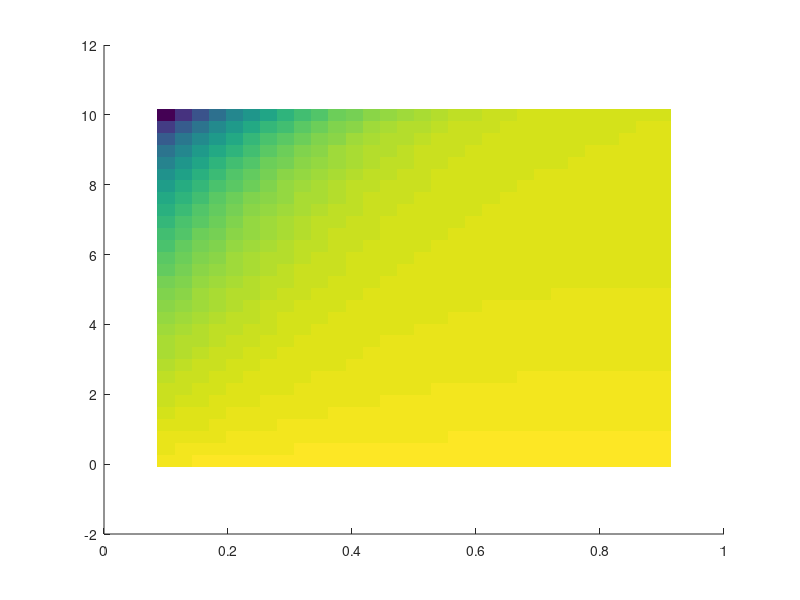

Reproduce this figure in MATLAB. (Note: this script raises an error after producing the figure.)
% Make supplementary figure 7, showing the critical slope as a function of
% F and dT for C = 0.1.
%
% 14/04/23, ATB (aleey@bas.ac.uk)
%
%
addpath('functions/')
figure(1); clf; hold on
data = load('data-for-figures/figure4b_data.mat');

p = imagesc(data.F,data.dT, data.critical_slope);

%contourf(data.F, data.dT, data.critical_slope,20 , 'linestyle', 'none');
ax = gca;
ax.CLim =[-5,5];
set(ax, 'YDir', 'normal');

c = colorbar;
c.Label.String = '$S_c$';
c.Label.Interpreter = 'latex';
c.Label.FontSize = 14;


xlim([0.1,0.9])
ylim([0.1, 10]);
set(gca, 'YScale', 'log')
box on
colormap(cmocean('delta'))
ax.FontSize = 12;
ax.XLabel.String = '$F$';
ax.XLabel.Interpreter = 'latex';
ax.YLabel.String = '$M$';
ax.YLabel.Interpreter = 'latex';
ax.XLabel.FontSize = 14;
ax.YLabel.FontSize = 14;
